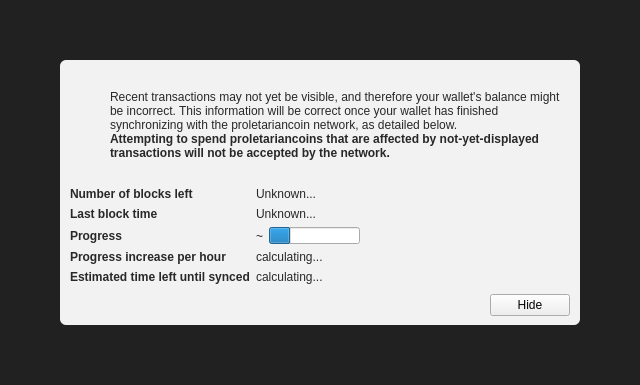
<?xml version="1.0" encoding="UTF-8"?>
<ui version="4.0">
 <class>ModalOverlay</class>
 <widget class="ModalOverlay" name="ModalOverlay">
  <property name="geometry">
   <rect>
    <x>0</x>
    <y>0</y>
    <width>640</width>
    <height>385</height>
   </rect>
  </property>
  <property name="windowTitle">
   <string>Form</string>
  </property>
  <layout class="QVBoxLayout" name="verticalLayout" stretch="0">
   <property name="sizeConstraint">
    <enum>QLayout::SetDefaultConstraint</enum>
   </property>
   <property name="leftMargin">
    <number>0</number>
   </property>
   <property name="topMargin">
    <number>0</number>
   </property>
   <property name="rightMargin">
    <number>0</number>
   </property>
   <property name="bottomMargin">
    <number>0</number>
   </property>
   <item>
    <widget class="QWidget" name="bgWidget" native="true">
     <property name="styleSheet">
      <string notr="true">#bgWidget { background: rgba(0,0,0,220); }</string>
     </property>
     <layout class="QVBoxLayout" name="verticalLayoutMain" stretch="1">
      <property name="leftMargin">
       <number>60</number>
      </property>
      <property name="topMargin">
       <number>60</number>
      </property>
      <property name="rightMargin">
       <number>60</number>
      </property>
      <property name="bottomMargin">
       <number>60</number>
      </property>
      <item>
       <widget class="QWidget" name="contentWidget" native="true">
        <property name="styleSheet">
         <string notr="true">#contentWidget { background: rgba(255,255,255,240); border-radius: 6px; }

QLabel { color: rgb(40,40,40);  }</string>
        </property>
        <layout class="QVBoxLayout" name="verticalLayoutSub" stretch="1,0,0,0">
         <property name="spacing">
          <number>0</number>
         </property>
         <property name="leftMargin">
          <number>10</number>
         </property>
         <property name="topMargin">
          <number>10</number>
         </property>
         <property name="rightMargin">
          <number>10</number>
         </property>
         <property name="bottomMargin">
          <number>10</number>
         </property>
         <item>
          <layout class="QHBoxLayout" name="horizontalLayoutIconText" stretch="0,1">
           <property name="topMargin">
            <number>20</number>
           </property>
           <item>
            <layout class="QVBoxLayout" name="verticalLayoutIcon">
             <property name="leftMargin">
              <number>0</number>
             </property>
             <item>
              <widget class="QPushButton" name="warningIcon">
               <property name="enabled">
                <bool>false</bool>
               </property>
               <property name="text">
                <string/>
               </property>
               <property name="icon">
                <iconset>
                 <normaloff>:/icons/warning</normaloff>
                 <disabledoff>:/icons/warning</disabledoff>:/icons/warning</iconset>
               </property>
               <property name="iconSize">
                <size>
                 <width>48</width>
                 <height>48</height>
                </size>
               </property>
               <property name="flat">
                <bool>true</bool>
               </property>
              </widget>
             </item>
             <item>
              <spacer name="verticalSpacerWarningIcon">
               <property name="orientation">
                <enum>Qt::Vertical</enum>
               </property>
               <property name="sizeHint" stdset="0">
                <size>
                 <width>20</width>
                 <height>40</height>
                </size>
               </property>
              </spacer>
             </item>
            </layout>
           </item>
           <item>
            <layout class="QVBoxLayout" name="verticalLayoutInfoText">
             <property name="leftMargin">
              <number>0</number>
             </property>
             <property name="topMargin">
              <number>0</number>
             </property>
             <item>
              <widget class="QLabel" name="infoText">
               <property name="text">
                <string>Recent transactions may not yet be visible, and therefore your wallet's balance might be incorrect. This information will be correct once your wallet has finished synchronizing with the proletariancoin network, as detailed below.</string>
               </property>
               <property name="textFormat">
                <enum>Qt::RichText</enum>
               </property>
               <property name="wordWrap">
                <bool>true</bool>
               </property>
              </widget>
             </item>
             <item>
              <widget class="QLabel" name="infoTextStrong">
               <property name="font">
                <font>
                 <weight>75</weight>
                 <bold>true</bold>
                </font>
               </property>
               <property name="text">
                <string>Attempting to spend proletariancoins that are affected by not-yet-displayed transactions will not be accepted by the network.</string>
               </property>
               <property name="textFormat">
                <enum>Qt::RichText</enum>
               </property>
               <property name="wordWrap">
                <bool>true</bool>
               </property>
              </widget>
             </item>
             <item>
              <spacer name="verticalSpacerInTextSpace">
               <property name="orientation">
                <enum>Qt::Vertical</enum>
               </property>
               <property name="sizeHint" stdset="0">
                <size>
                 <width>20</width>
                 <height>40</height>
                </size>
               </property>
              </spacer>
             </item>
            </layout>
           </item>
          </layout>
         </item>
         <item>
          <spacer name="verticalSpacerAfterText">
           <property name="orientation">
            <enum>Qt::Vertical</enum>
           </property>
           <property name="sizeHint" stdset="0">
            <size>
             <width>20</width>
             <height>40</height>
            </size>
           </property>
          </spacer>
         </item>
         <item>
          <layout class="QFormLayout" name="formLayout">
           <property name="fieldGrowthPolicy">
            <enum>QFormLayout::FieldsStayAtSizeHint</enum>
           </property>
           <property name="horizontalSpacing">
            <number>6</number>
           </property>
           <property name="verticalSpacing">
            <number>6</number>
           </property>
           <property name="topMargin">
            <number>10</number>
           </property>
           <item row="0" column="0">
            <widget class="QLabel" name="labelNumberOfBlocksLeft">
             <property name="font">
              <font>
               <weight>75</weight>
               <bold>true</bold>
              </font>
             </property>
             <property name="text">
              <string>Number of blocks left</string>
             </property>
            </widget>
           </item>
           <item row="0" column="1">
            <widget class="QLabel" name="numberOfBlocksLeft">
             <property name="text">
              <string>Unknown...</string>
             </property>
            </widget>
           </item>
           <item row="1" column="0">
            <widget class="QLabel" name="labelLastBlockTime">
             <property name="font">
              <font>
               <weight>75</weight>
               <bold>true</bold>
              </font>
             </property>
             <property name="text">
              <string>Last block time</string>
             </property>
            </widget>
           </item>
           <item row="1" column="1">
            <widget class="QLabel" name="newestBlockDate">
             <property name="sizePolicy">
              <sizepolicy hsizetype="Maximum" vsizetype="Preferred">
               <horstretch>0</horstretch>
               <verstretch>0</verstretch>
              </sizepolicy>
             </property>
             <property name="text">
              <string>Unknown...</string>
             </property>
            </widget>
           </item>
           <item row="2" column="0">
            <widget class="QLabel" name="labelSyncDone">
             <property name="font">
              <font>
               <weight>75</weight>
               <bold>true</bold>
              </font>
             </property>
             <property name="text">
              <string>Progress</string>
             </property>
            </widget>
           </item>
           <item row="2" column="1">
            <layout class="QHBoxLayout" name="horizontalLayoutSync" stretch="0,1">
             <item>
              <widget class="QLabel" name="percentageProgress">
               <property name="text">
                <string notr="true">~</string>
               </property>
              </widget>
             </item>
             <item>
              <widget class="QProgressBar" name="progressBar">
               <property name="value">
                <number>24</number>
               </property>
               <property name="format">
                <string/>
               </property>
              </widget>
             </item>
            </layout>
           </item>
           <item row="4" column="0">
            <widget class="QLabel" name="labelProgressIncrease">
             <property name="font">
              <font>
               <weight>75</weight>
               <bold>true</bold>
              </font>
             </property>
             <property name="text">
              <string>Progress increase per hour</string>
             </property>
            </widget>
           </item>
           <item row="4" column="1">
            <widget class="QLabel" name="progressIncreasePerH">
             <property name="text">
              <string>calculating...</string>
             </property>
            </widget>
           </item>
           <item row="5" column="0">
            <widget class="QLabel" name="labelEstimatedTimeLeft">
             <property name="font">
              <font>
               <weight>75</weight>
               <bold>true</bold>
              </font>
             </property>
             <property name="text">
              <string>Estimated time left until synced</string>
             </property>
            </widget>
           </item>
           <item row="5" column="1">
            <widget class="QLabel" name="expectedTimeLeft">
             <property name="text">
              <string>calculating...</string>
             </property>
            </widget>
           </item>
          </layout>
         </item>
         <item>
          <layout class="QHBoxLayout" name="horizontalLayoutButtons">
           <property name="leftMargin">
            <number>10</number>
           </property>
           <property name="topMargin">
            <number>10</number>
           </property>
           <item>
            <spacer name="horizontalSpacer">
             <property name="orientation">
              <enum>Qt::Horizontal</enum>
             </property>
             <property name="sizeHint" stdset="0">
              <size>
               <width>40</width>
               <height>20</height>
              </size>
             </property>
            </spacer>
           </item>
           <item>
            <widget class="QPushButton" name="closeButton">
             <property name="text">
              <string>Hide</string>
             </property>
            </widget>
           </item>
          </layout>
         </item>
        </layout>
       </widget>
      </item>
     </layout>
    </widget>
   </item>
  </layout>
 </widget>
 <customwidgets>
  <customwidget>
   <class>ModalOverlay</class>
   <extends>QWidget</extends>
   <header>modaloverlay.h</header>
   <container>1</container>
  </customwidget>
 </customwidgets>
 <resources/>
 <connections/>
</ui>
